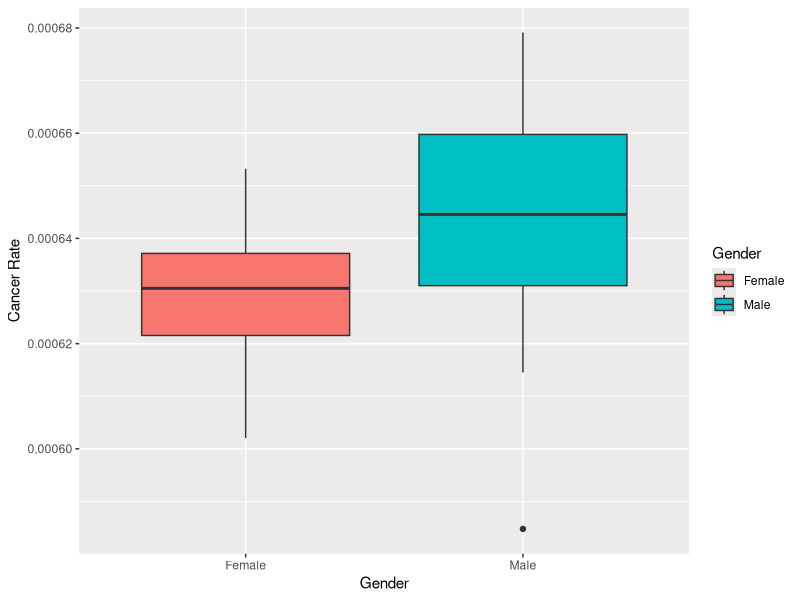
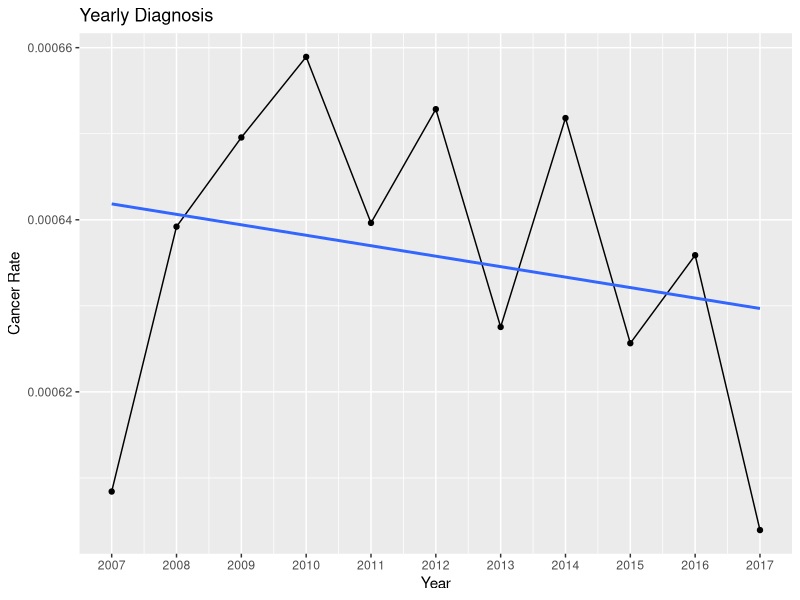

Write the R code that produced these figures, in order.
library(dplyr)
library(ggplot2)

# Read data
lung_raw <- read.csv("data/WSCR_lung_raw.csv")
# View(lung_raw)

prep_yearly_data <- lung_raw %>%
  filter(lung_raw$Gender == "All")
# View(prep_yearly_data)

#####################################################
# Cancer Rate vs Year
#####################################################

yearly_cancer_plot <- prep_yearly_data %>%
  ggplot(mapping = aes(x = Year, y = Annual.Observations/Annual.Population)) +
  geom_point() +
  scale_x_continuous(breaks = 2007:2017) +
  geom_line() +
  geom_smooth(method = "lm", se = FALSE, formula = y ~ x) +
  labs(y = "Cancer Rate", title= "Yearly Diagnosis")

#yearly_cancer_plot


#####################################################
# Cancer Dist female and male
#####################################################

prep_compare_data <- lung_raw %>%
  filter(lung_raw$Gender != "All")
# View(prep_compare_data)

female_data <- prep_compare_data %>% 
  filter(Gender == "Female")

male_data <- prep_compare_data %>% 
  filter(Gender == "Male")
#Statistical Testing
F_mean <- female_data %>% 
  summarise(mean(Annual.Observations/Annual.Population)) 
M_mean <- male_data %>% 
  summarise(mean(Annual.Observations/Annual.Population))

F_median <- female_data %>% 
  summarise(median(Annual.Observations/Annual.Population))
M_median <- male_data %>% 
  summarise(median(Annual.Observations/Annual.Population))

F_max <- female_data %>% 
  summarise(max(Annual.Observations/Annual.Population))
M_max <- male_data %>% 
  summarise(max(Annual.Observations/Annual.Population))

F_min <- female_data %>% 
  summarise(min(Annual.Observations/Annual.Population))
M_min <- male_data %>% 
  summarise(min(Annual.Observations/Annual.Population))

F_range = F_max - F_min
M_range = M_max - M_min

F_sd <- female_data %>% 
  summarise(sd(Annual.Observations/Annual.Population))
M_sd <- male_data %>% 
  summarise(sd(Annual.Observations/Annual.Population))

compare_plot <- prep_compare_data %>%
  ggplot(aes(x = Gender, y = Annual.Observations/Annual.Population, fill = Gender)) +
  geom_boxplot() +
  labs(y = "Cancer Rate")
  
  
  
